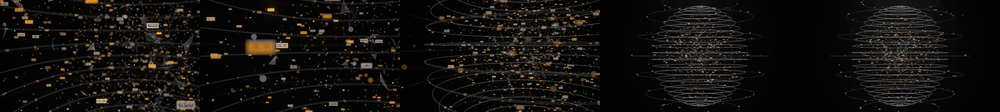
#> input picture deliverables/contact-sheets/DataSphere_WhiteAmber_sheet.png, 1000 x 112 px, shrunk from 2560 x 288 before the run
$ python banding.py ../../deliverables/contact-sheets/DataSphere_WhiteAmber_sheet.png
#> lines starting #> are read from the running program, lines starting #| are printed output that depends on the picture
#!/usr/bin/env python3
"""
Banding check on frames extracted from the encoded mp4.

1. Block test. The frame is cut into 16x16 blocks; a plane is fitted to each block's raw
   luma and the residual standard deviation measured. A banded gradient leaves blocks that
   are flat runs of one or two code values (residual sd < 0.3 levels) next to blocks one
   level away. Dither/grain keeps the residual sd well above that. Reported: share of
   lit blocks that are "quantised flat".
2. Profile test. A grain-free profile (16 px box blur) along a line through a smooth
   background/gradient area; a banded gradient shows as a staircase (repeated jumps of
   ~1 level separated by flat runs), a smooth one changes by fractions of a level per pixel.

Usage: banding.py frame.png [axis pos start end] ...   (axis = row|col)
"""
import sys
from PIL import Image
import numpy as np

def luma(path):
    rgb = np.asarray(Image.open(path).convert("RGB")).astype(float)
    return 0.2126 * rgb[..., 0] + 0.7152 * rgb[..., 1] + 0.0722 * rgb[..., 2]

def block_test(y, b=16):
    h, w = (y.shape[0] // b) * b, (y.shape[1] // b) * b
    blocks = y[:h, :w].reshape(h // b, b, w // b, b).transpose(0, 2, 1, 3).reshape(-1, b * b)
    yy, xx = np.mgrid[0:b, 0:b]
    A = np.stack([np.ones(b * b), xx.ravel(), yy.ravel()], 1)
    coef, *_ = np.linalg.lstsq(A, blocks.T, rcond=None)
    resid = blocks - (A @ coef).T
    sd = resid.std(1)
    mean = blocks.mean(1)
    lit = (mean > 4) & (mean < 250)
    flat = lit & (sd < 0.3)
    return int(lit.sum()), int(flat.sum()), float(np.median(sd[lit])) if lit.any() else 0.0

def profile(y, axis, pos, a, z, r=8):
    if axis == "row":
        band = y[max(0, pos - r):pos + r + 1, :]
        p = band.mean(0)
    else:
        band = y[:, max(0, pos - r):pos + r + 1]
        p = band.mean(1)
    k = np.ones(2 * r + 1) / (2 * r + 1)
    p = np.convolve(np.pad(p, r, mode="edge"), k, mode="valid")[a:z]
    d = np.diff(p)
    return p, d

def staircase(p, flat=24, jump=0.8, w=18):
    """Jumps of >= `jump` levels over `w` px (the blur width) flanked on both sides by flat runs (a band edge)."""
    n = 0
    i = flat
    while i < len(p) - flat - w:
        if abs(p[i + w] - p[i]) >= jump:
            left = p[i - flat:i]
            right = p[i + w:i + w + flat]
            if np.ptp(left) < 0.3 and np.ptp(right) < 0.3:
                n += 1
                i += flat
                continue
        i += 1
    return n

args = sys.argv[1:]
ok_all = True
while args:
    path = args.pop(0)
    lines = []
    while len(args) >= 4 and args[0] in ("row", "col"):
        lines.append((args[0], int(args[1]), int(args[2]), int(args[3])))
        args = args[4:]
    y = luma(path)
#> in luma, `return 0.2126 * rgb[..., 0] + 0.7152 * rgb[..., 1] + 0.0722 * rgb[...,..`:
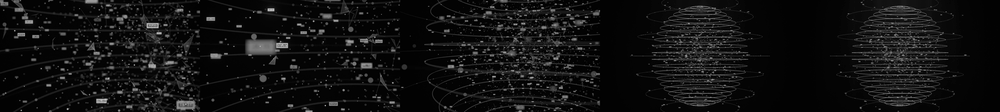
#> returned value: shape (112, 1000) float64; min 0, max 205.9, mean 17.1
    lit, flat, med = block_test(y)
#> in block_test, `blocks = y[:h, :w].reshape(h // b, b, w // b, b).transpose(0, 2, 1, 3)..`:
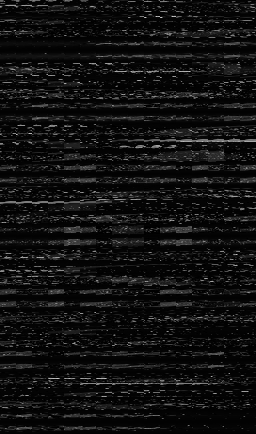
#> blocks: shape (434, 256) float64; min 0, max 205.9, mean 17.2
#> in block_test, `resid = blocks - (A @ coef).T`:
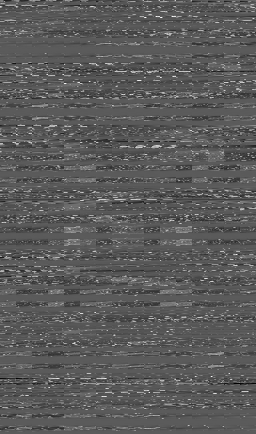
#> resid: shape (434, 256) float64; min -92.74, max 167, mean 0; drawn with min black and max white
#> in block_test, `sd = resid.std(1)`: sd = 434 values, max 52.25 at index 71, min 2.19e-16 at index 49, mean 17.39
#> in block_test, `mean = blocks.mean(1)`: mean = 434 values, max 75.45 at index 383, min 2 at index 49, mean 17.24
#> lit = 372; flat = 0; med = 20.99
    share = flat / max(1, lit)
#> share = 0
    ok = share < 0.01
#> ok = True
    print(f"{path}\n  blocks: {flat}/{lit} lit blocks quantised-flat ({100 * share:.2f}%), median residual sd {med:.2f} levels")
#| ../../deliverables/contact-sheets/DataSphere_WhiteAmber_sheet.png
#|   blocks: 0/372 lit blocks quantised-flat (0.00%), median residual sd 20.99 levels
    for axis, pos, a, z in lines:
        p, d = profile(y, axis, pos, a, z)
        stair = staircase(p)
        print(f"  {axis} {pos} [{a}:{z}]: {p[0]:.1f} -> {p[-1]:.1f}, max slope {np.abs(d).max():.2f} lvl/px, "
              f"band edges (flat|jump|flat): {stair}; samples: " + " ".join(f"{v:.1f}" for v in p[::max(1, (z - a) // 12)]))
        ok = ok and stair == 0
    print(f"  => {'SMOOTH (no banding)' if ok else 'BANDING SUSPECTED'}")
#|   => SMOOTH (no banding)
    ok_all = ok_all and ok
#> ok_all = True
sys.exit(0 if ok_all else 1)
#> (the program exits here)

$ run again, on deliverables/contact-sheets/FibreWorldMap_HoldLoop_sheet.png
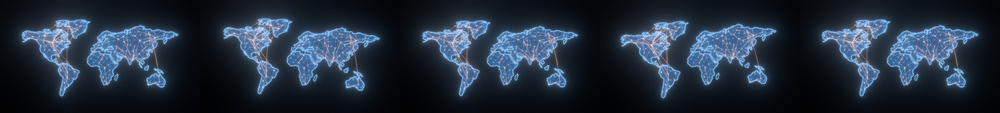
#> input picture deliverables/contact-sheets/FibreWorldMap_HoldLoop_sheet.png, 1000 x 113 px, shrunk from 1920 x 216 before the run
#> in block_test, `blocks = y[:h, :w].reshape(h // b, b, w // b, b).transpose(0, 2, 1, 3)..`:
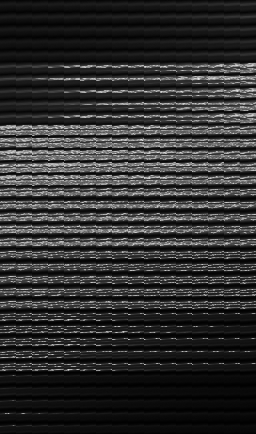
#> blocks: shape (434, 256) float64; min 1.07, max 230.6, mean 47.4
#> in block_test, `resid = blocks - (A @ coef).T`:
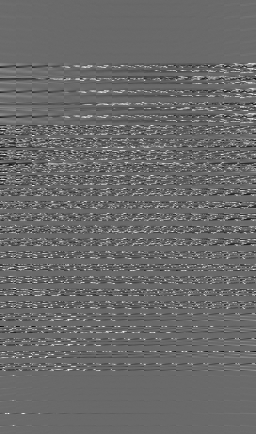
#> resid: shape (434, 256) float64; min -94.22, max 131.4, mean 0; drawn with min black and max white
#> sd = 434 values, max 40.89 at index 163, min 0.228 at index 397, mean 12.87
#> mean = 434 values, max 151.7 at index 152, min 1.83 at index 422, mean 47.38
#> lit = 419; flat = 0; med = 7.68
#> share = 0
#> ok = True
#| ../../deliverables/contact-sheets/FibreWorldMap_HoldLoop_sheet.png
#|   blocks: 0/419 lit blocks quantised-flat (0.00%), median residual sd 7.68 levels
#|   => SMOOTH (no banding)
